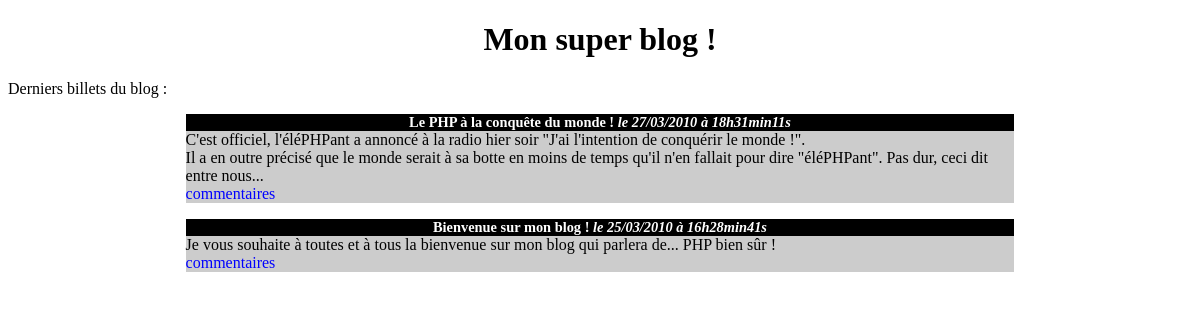
The page / on the database its author committed.
### tables this page shows
CREATE TABLE `posts` (
  `id` int(11) NOT NULL,
  `title` varchar(255) NOT NULL,
  `content` text NOT NULL,
  `date_creation` datetime NOT NULL
);

### controler/frontend.php (called while the page is built, shortened)
<?php
require_once('model/PostManager.php');
function listPosts(){
	$postManager = new PostManager();
	$posts = $postManager->getPosts();
	require('view/frontend/listPostView.php');
}

### model/PostManager.php (called while the page is built, shortened)
<?php
class PostManager extends Manager
{
	public function getPosts(){
		$db = $this->dbConnect();
		$req = $db->query('SELECT id, title, content, DATE_FORMAT(date_creation, "%d/%m/%Y à %Hh%imin%ss") AS date_creation FROM posts ORDER BY date_creation DESC');
		return $req;
	}
}

### view/frontend/listPostView.php (the view, shortened to what this page needs)
<h1>Mon super blog !</h1>
<p>Derniers billets du blog :</p>
<?php
	while ($post = $posts->fetch())
	{
?>
	<div class="news">
		<h3>
			<?= htmlspecialchars($post['title']) ?>
			<em>le <?= $post['date_creation'] ?></em>
		</h3>
		<p>
			<?= nl2br(htmlspecialchars($post['content'])) ?><br />
			<a href="index.php?action=post&amp;id=<?= $post['id'] ?>">commentaires</a>
		</p>
	</div>
<?php
	}
?>
<?php require('template.php'); ?>

### public/css/style.css (style rules this page uses)
h1, h3 { text-align:center; }
h3 { background-color:black; color:white; font-size:0.9em; margin-bottom:0px; }
.news p { background-color:#CCCCCC; margin-top:0px; }
.news { width:70%; margin:auto; }
a { text-decoration: none; color: blue; }

### rows shown on the page
posts: title "Le PHP à la conquête du monde !", date_creation "27/03/2010 à 18h31min11s", content "C'est officiel, l'éléPHPant a annoncé à la radio hier soir \"J'ai l'intention de conquérir le monde !\". Il a en outre précisé que le monde serait à sa botte en moins de temps qu'il n'en fallait pour dire \"éléPHPant\". Pas dur, ceci dit entre nous..."
posts: title "Bienvenue sur mon blog !", date_creation "25/03/2010 à 16h28min41s", content "Je vous souhaite à toutes et à tous la bienvenue sur mon blog qui parlera de... PHP bien sûr !"
